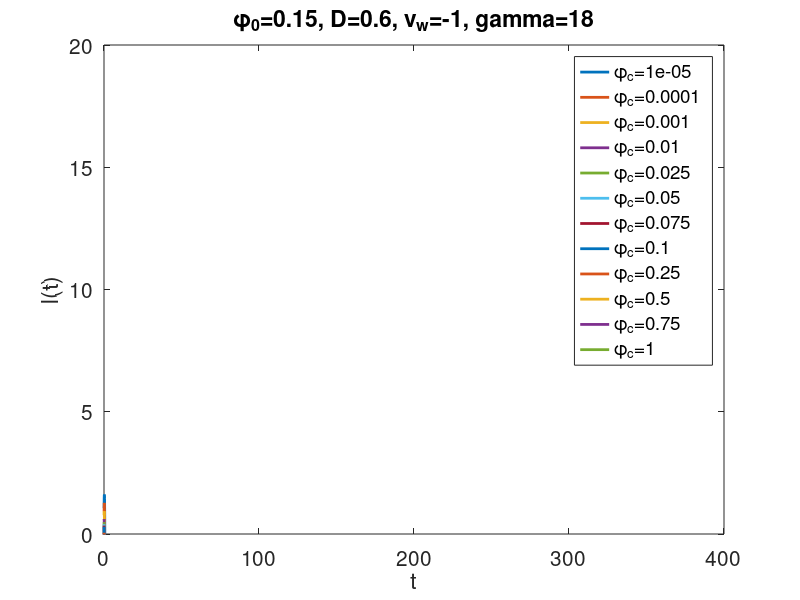

The MATLAB source for this figure:


function y_out = biased_diffusion()
 
close all;
 
set(0,'Defaultlinelinewidth',2, 'DefaultlineMarkerSize',6,...
    'DefaultTextFontSize',15, 'DefaultAxesFontSize',15);
 
t_array = 0:0.05:400; 
 
v = -1;
 
phi0 = 0.15;
phic_array = [0.00001, 0.0001, 0.001, 0.01, 0.025, 0.05, 0.075, 0.1, 0.25, 0.5, 0.75, 1.0]; 
D = 0.6;  
gamma = 18; 
 
figure(); legend_array = {}; 
for phic_array_i = 1:length(phic_array)
    phi_c = phic_array(phic_array_i);
    l1 = v.*t_array + 2.*sqrt(D.*t_array) .* sqrt((log(phi0./sqrt(t_array))-log(phi_c)-gamma.*t_array));
    plot(t_array,l1); xlabel('t'); ylabel('l(t)'); hold on; 
    legend_array{phic_array_i} = ['\phi_c=',num2str(phi_c)];
end
legend(legend_array);
ylim([0,20]);
title(['\phi_0=',num2str(phi0), ', D=', num2str(D), ', v_w=', num2str(v), ', gamma=', num2str(gamma)]);
 
 
y_out = 0; 
end